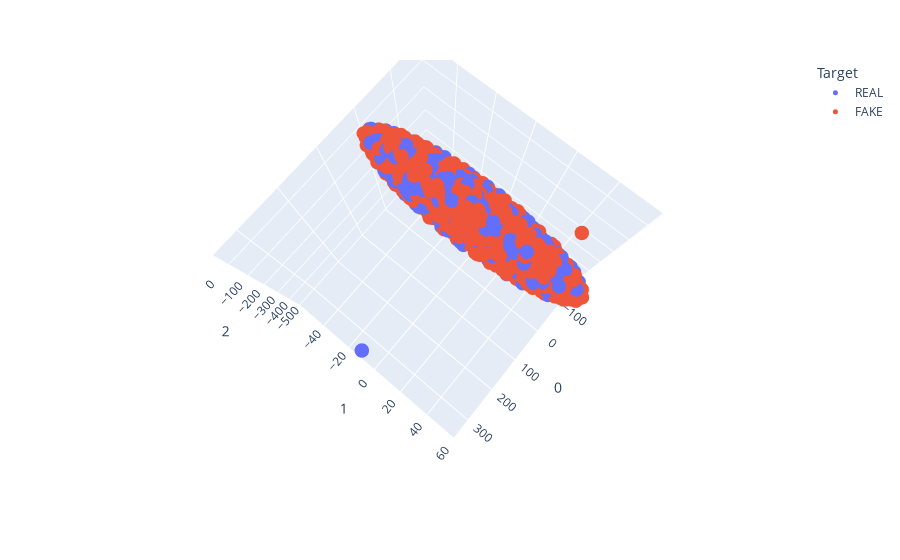

The code cell stored with this chart in its notebook:
### Code cell
fig = px.scatter_3d(
    X_embedded3, x=0, y=1, z=2,
    color=y_train, labels={'color': 'Target'}
)
fig.update_traces(marker_size=5)
fig.show()

### Figure 1 — Plotly figure (JSON) as saved in the notebook; plotly's stock layout.template omitted (floating-point values rounded to 4 significant figures; data arrays with more than 128 entries replaced by an {"elided": "..."} marker saying what was removed)
{"data": [{"hovertemplate": "Target=REAL<br>0=%{x}<br>1=%{y}<br>2=%{z}<extra></extra>", "legendgroup": "REAL", "marker": {"color": "#636efa", "size": 5, "symbol": "circle"}, "mode": "markers", "name": "REAL", "scene": "scene", "showlegend": true, "type": "scatter3d", "x": {"elided": "2124 float values"}, "y": {"elided": "2124 float values"}, "z": {"elided": "2124 float values"}}, {"hovertemplate": "Target=FAKE<br>0=%{x}<br>1=%{y}<br>2=%{z}<extra></extra>", "legendgroup": "FAKE", "marker": {"color": "#EF553B", "size": 5, "symbol": "circle"}, "mode": "markers", "name": "FAKE", "scene": "scene", "showlegend": true, "type": "scatter3d", "x": {"elided": "2120 float values"}, "y": {"elided": "2120 float values"}, "z": {"elided": "2120 float values"}}], "layout": {"autosize": true, "legend": {"title": {"text": "Target"}, "tracegroupgap": 0}, "margin": {"t": 60}, "scene": {"aspectmode": "auto", "aspectratio": {"x": 1, "y": 1, "z": 1}, "camera": {"center": {"x": 0, "y": 0, "z": 0}, "eye": {"x": 0.3546, "y": 0.2931, "z": 2.019}, "projection": {"type": "perspective"}, "up": {"x": 0, "y": 0, "z": 1}}, "domain": {"x": [0, 1], "y": [0, 1]}, "xaxis": {"title": {"text": "0"}, "type": "linear"}, "yaxis": {"title": {"text": "1"}, "type": "linear"}, "zaxis": {"title": {"text": "2"}, "type": "linear"}}}}
